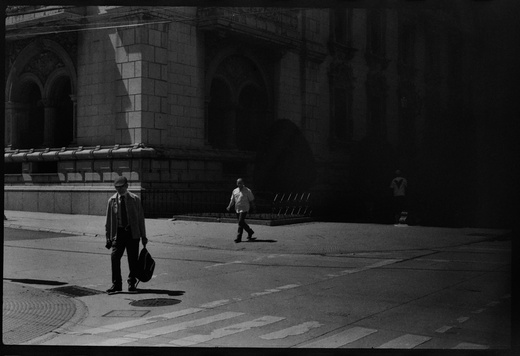
#> input picture walk.jpg, 520 x 356 px, shrunk from 2369 x 1621 before the run
$ jupyter execute --allow-errors Lab1.ipynb   (shell and % lines are left out)
#> lines starting #> are read from the running program, lines starting #| are printed output that depends on the picture
### extras.py
import matplotlib.pyplot as plt

# [26 lines left out: function mostrar_imagenes, not called in this run]


def mostrar_graficas(datos, titulos):
    """
    Muestra varias gráficas en una sola fila.

    Parámetros:
    - datos: Lista de tuplas (x, y), donde x e y son listas de coordenadas.
    - titulos: Lista de títulos para cada gráfica.

    """
    num_graficas = len(datos)

    # Crear una figura con subgráficos en una fila
    fig, axes = plt.subplots(1, num_graficas, figsize=(5 * num_graficas, 4))

    # Si solo hay una gráfica, convertir axes en lista para evitar errores
    if num_graficas == 1:
        axes = [axes]

    # Recorrer cada conjunto de datos y título
    for ax, (x, y), titulo in zip(axes, datos, titulos):
        ax.plot(x, y, 'b-')  # Graficar con líneas y marcadores
        ax.set_title(titulo)
        ax.grid(True)  # Agregar rejilla para mejor visualización

    plt.tight_layout()
    plt.show()


### Lab1.ipynb
# Visión por Computadora 2025
#           Lab 1
### Juan Luis Solórzano carnet: 201598
### Diego Alonzo - 20172

[cell 1]
import numpy as np
from extras import*
import matplotlib.pyplot as plt
import skimage as ski
from PIL import Image
riz = plt.imread('walk.jpg')
#> riz is the input picture: shape (356, 520, 3); min 0, max 202, mean 44.4
riz = ski.color.rgb2gray(riz)
#> riz: shape (356, 520) float64

riz = (riz*255).astype(np.uint8)
riz.shape
riz

### 1. Ecualización de histograma

Implementar en Python una función que haga la ecualización de histograma para una imagen en escala de grises (8 bits).

- Mostrar la imagen original y la imagen ecualizada.
- Mostrar también los histogramas normalizados y su distribución acumulada de ambas imágenes.
- Comparar los resultados de su función contra alguna función ya predefinida en Python (por ejemplo, `skimage.exposure.equalize_hist` o `cv2.equalizeHist`).
- Explicar las diferencias o similitudes entre ambas implementaciones.

[cell 2]
def ecualizar(Im):
    L, C = Im.shape  #dimencion foto
#> L = 356; C = 520
    n = L * C  # pixeles de la foto
#> n = 185120

    # comando histograma de la foto
    f, b = np.histogram(Im, bins=256, range=(0, 255))
#> f = 256 values, max 9032 at index 12, min 0 at index 25, mean 723.1; b = 257 values from 0 to 255
    b = np.round(b).astype(np.uint8)
    # Normalizar
    fn = f / n
#> fn = 256 values, max 0.0488 at index 12, min 0 at index 25, mean 0.00391

    # Calcular la función de distribución acumulativa (CDF)
    Fn = np.cumsum(fn)
#> Fn = 256 values from 0.00157 to 1

    fe = np.zeros(256)
    #algorithmo de ecualisación
    be = np.round(Fn * 255).astype(np.uint8)
#> be = 256 values from 0 to 255
    s = 0
    mem = -1
    j = 0
    for i in be:
        if mem != i:
            s = Fn[i]
            fe[i] = fn[j]
            mem = i

        j +=1
#> this loop made 256 passes
#> (i, s, mem) on passes 4, 5, 6, 8, 9, 10, 11, 12, 13, 14, 15, 16: (2, 0.00414, 2), (3, 0.00681, 3), (4, 0.0106, 4), (9, 0.0654, 9), (12, 0.18, 12), (17, 0.367, 17), (23, 0.469, 23), (33, 0.567, 33), (46, 0.65, 46), (58, 0.721, 58), (69, 0.758, 69), (78, 0.786, 78)
#> (s, mem) on passes 1, 2, 7, 61, 62, 63: (0.00157, 0), (0.00262, 1), (0.0238, 6), (1, 186), (1, 187), (1, 188)
#> after the loop, fe = 256 values, max 0.0488 at index 46, min 0 at index 5, mean 0.00372; j = 256; mem = 255; s = 1
    Fe = np.cumsum(fe)
#> Fe = 256 values from 0.00157 to 0.952
    # Aplicar la transformación a la imagen
    I = Im.copy()
    for i in range(L):
        for j in range(C):
            I[i, j] = be[Im[i, j]]
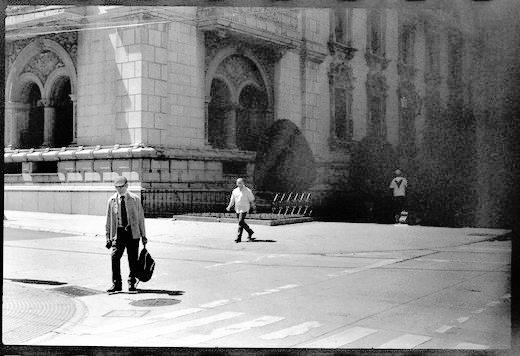
#> I: shape (356, 520); min 0, max 255, mean 129.9
    v0 = (Im, b[:256],fn,Fn)
    v1 = (I,b[:256],fe,Fe)

    return v0,v1  # Devolver la imagen ecualizada (I), la original (IM) con sus distribuciones. acumuladas
oF, eF = ecualizar(riz)
Ie = ski.exposure.equalize_hist(riz, nbins=256, mask=None)
Ie = (Ie * 255).astype(np.uint8)

#> (a cell that did not finish here is left out)

[cell 4]
Ie = (Ie * 255).astype(np.uint8)
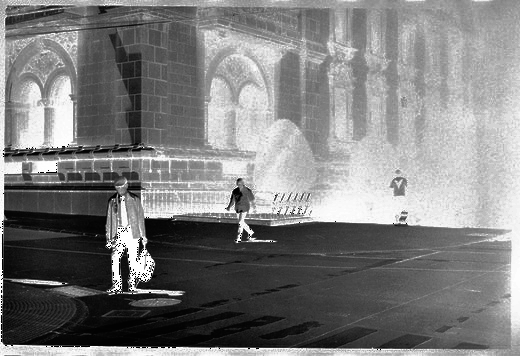
#> Ie: shape (356, 520); min 0, max 255, mean 126
f , x = np.histogram(Ie, bins=256, range=(0, 255))
#> f = 256 values, max 9032 at index 211, min 0 at index 25, mean 723.1; x = 257 values from 0 to 255
L, C = Ie.shape
#> L = 356; C = 520
f = f/ (C*L)
#> f = 256 values, max 0.0488 at index 211, min 0 at index 25, mean 0.00391
F = np.cumsum(f)
#> F = 256 values from 0.00262 to 1
datos = [(oF[1],oF[2]),(eF[1],eF[2]),(oF[1],f)]
titulos = ['histogramas original','histogramas ecualisada','histogramas normalizado por skimage']
mostrar_graficas(datos, titulos)
#> in mostrar_graficas, `num_graficas = len(datos)`: num_graficas = 3
#> the loop in mostrar_graficas, `for ax, (x, y), titulo in zip(axes, datos, titulos):` made 3 passes
#> titulo on passes 1 to 3: 'histogramas original', 'histogramas ecualisada', 'histogramas normalizado por skimage'
#> in mostrar_graficas, `plt.show()`:
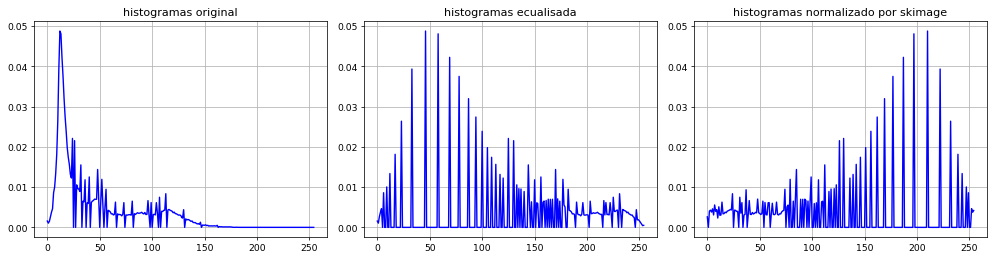
#> figure drawn by matplotlib, 3 panels
datos = [(oF[1],oF[3]),(eF[1],eF[3]),(oF[1],F)]
titulos = ['distribución acumulada original','distribución acumulada ecualisada','distribución acumulada por skimage']
mostrar_graficas(datos, titulos)
#> the loop in mostrar_graficas (call 2), `for ax, (x, y), titulo in zip(axes, datos, titulos):` made 3 passes
#> in mostrar_graficas (call 2), `plt.show()`:
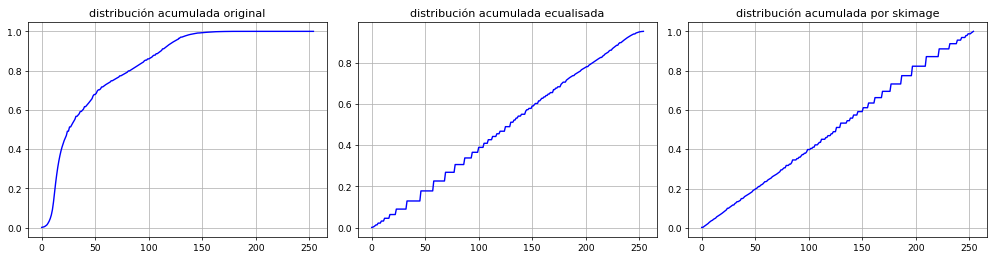
#> figure drawn by matplotlib, 3 panels

### 2. Segmentación binaria de imágenes

Implementar 3 algoritmos para segmentación binaria de imágenes. Uno de estos debe ser un algoritmo local.

- Aplicar cada algoritmo a al menos 3 imágenes en escala de grises.
- Comparar los resultados obtenidos visualmente.
- Concluir cuál de los algoritmos obtiene mejores resultados.

### 3. Segmentación en imágenes RGB con k-medias

Implementar un algoritmo de segmentación para imágenes RGB utilizando el algoritmo de k-medias.

- Permitir al usuario elegir el parámetro k (k ≥ 2).
- Mostrar ejemplos de segmentación con:
  - Imagen original.
  - Mapa de segmentos o clases.
  - Imagen cuantizada (promedio de color en cada segmento).
- Presentar al menos dos ejemplos buenos y dos malos, explicando sus alcances y limitaciones.

[cell 5]
import cv2
import numpy as np
from sklearn.cluster import KMeans
import matplotlib.pyplot as plt

def segment_image(image_path, k):
    # Cargar la imagen
#> called with image_path = 'kmeans-assets/forest.jpg', k = 4
    image = cv2.imread(image_path)
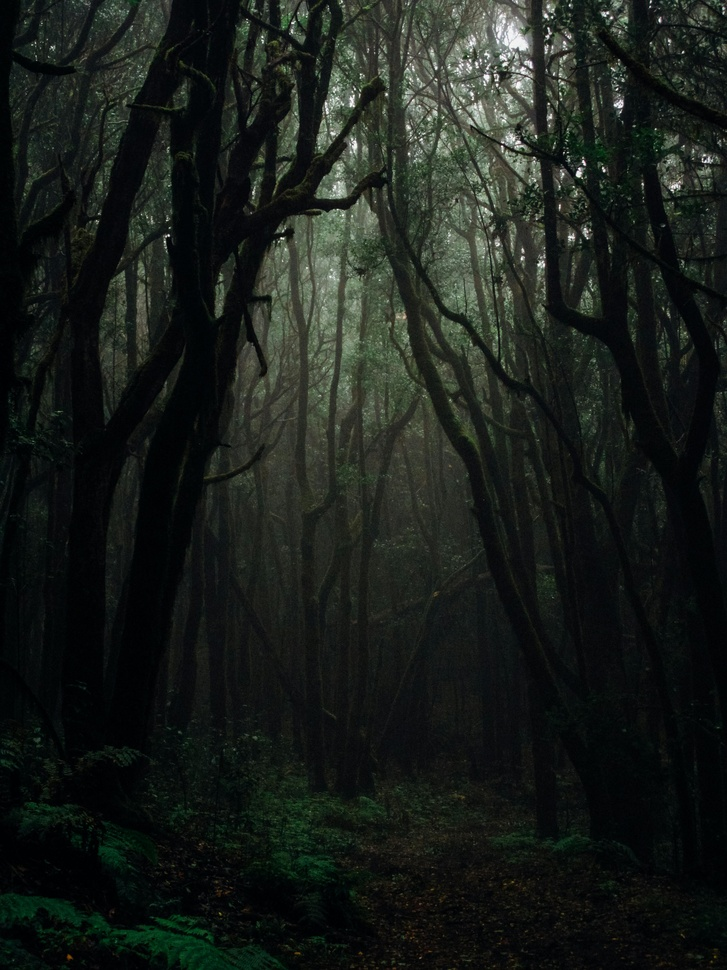
#> input picture kmeans-assets/forest.jpg, 727 x 970 px, shrunk from 3312 x 4416 before the run
#> image is the input picture: shape (970, 727, 3); mean B, G, R 25.9, 30.2, 25.1
    image = cv2.cvtColor(image, cv2.COLOR_BGR2RGB)  # Convertir a RGB
    original_shape = image.shape
#> original_shape = (970, 727, 3)

    # Redimensionar la imagen a un arreglo 2D (píxeles x canales RGB)
    pixel_values = image.reshape((-1, 3))
    pixel_values = np.float32(pixel_values)

    # Aplicar k-medias
    kmeans = KMeans(n_clusters=k, random_state=42)
    kmeans.fit(pixel_values)

    # Obtener las etiquetas y los centroides
    labels = kmeans.labels_
    centers = np.uint8(kmeans.cluster_centers_)

    # Mapa de segmentos
    segmented_image = centers[labels.flatten()]
    segmented_image = segmented_image.reshape(original_shape)

    # Imagen cuantizada (promedio de color en cada segmento)
    quantized_image = np.zeros_like(image)
    for i in range(k):
        quantized_image[labels.reshape(original_shape[:2]) == i] = centers[i]

    return image, labels.reshape(original_shape[:2]), segmented_image, quantized_image

def plot_results(original, labels, segmented, quantized, title):
    plt.figure(figsize=(15, 10))

    plt.subplot(1, 3, 1)
    plt.imshow(original)
    plt.title("Imagen Original")
    plt.axis('off')

    plt.subplot(1, 3, 2)
    plt.imshow(labels, cmap='nipy_spectral')
    plt.title("Mapa de Segmentos")
    plt.axis('off')

    plt.subplot(1, 3, 3)
    plt.imshow(quantized)
    plt.title("Imagen Cuantizada")
    plt.axis('off')

    plt.suptitle(title)
    plt.show()

[cell 6]
import os
# Define the folder path
folder_path = "kmeans-assets"

# Loop through all files in the folder
for file_name in os.listdir(folder_path):
    image_path = os.path.join(folder_path, file_name)

    # Check if it's an image (optional, based on file extension)
    if file_name.lower().endswith(('.png', '.jpg', '.jpeg', '.bmp', '.tiff')):
        try:
            # Process the image
            original, labels, segmented, quantized = segment_image(image_path, 4)
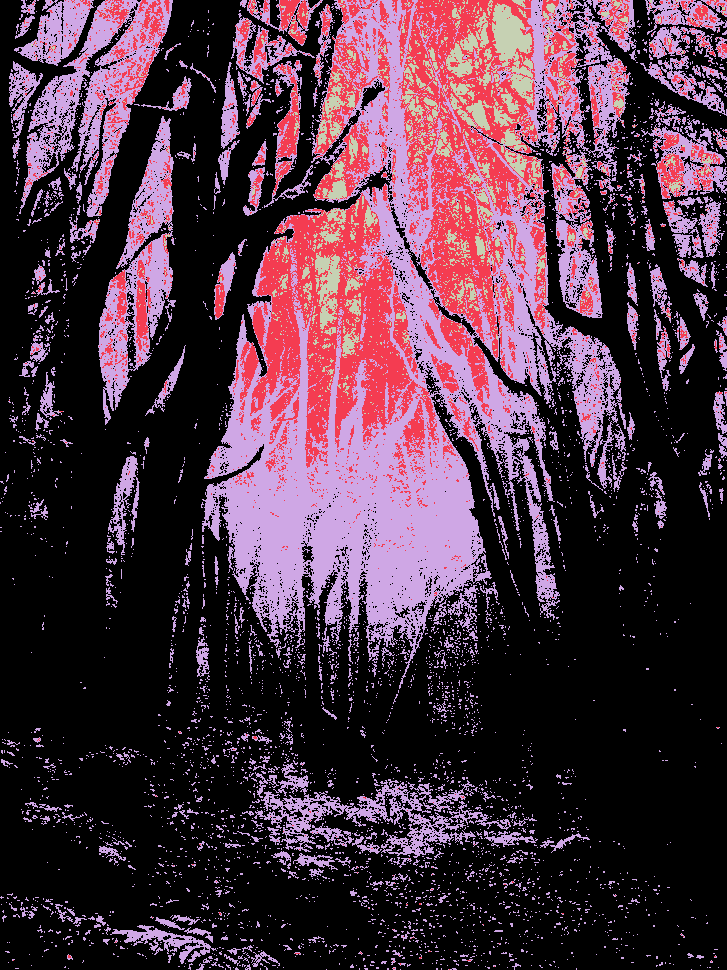
#> labels: shape (970, 727) int32; 4 distinct labels, from 0 to 3; one colour per label, 0 black
            plot_results(original, labels, segmented, quantized, f"Segmentacion - {file_name}")
        except Exception as e:
            print(f"Error processing {file_name}: {e}")
#> pass 2 of the loop `for file_name in os.listdir(folder_path):`:
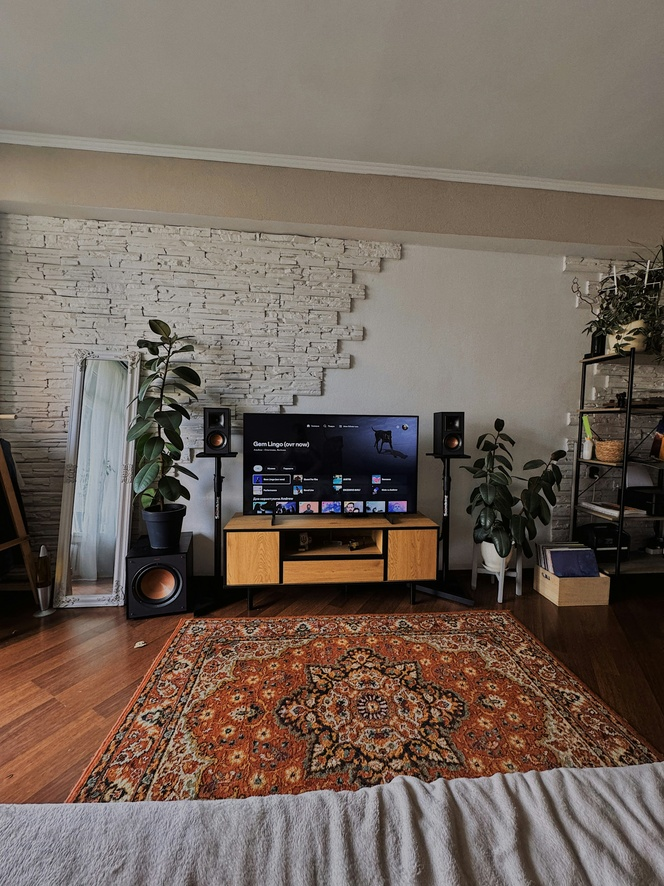
#> input picture kmeans-assets/interior.jpg, 664 x 886 px, shrunk from 3024 x 4032 before the run
#> in segment_image, image is the input picture: shape (886, 664, 3); mean B, G, R 90.4, 100.2, 113.8
#> `original, labels, segmented, quantized = segment_image(image_path, 4)`:
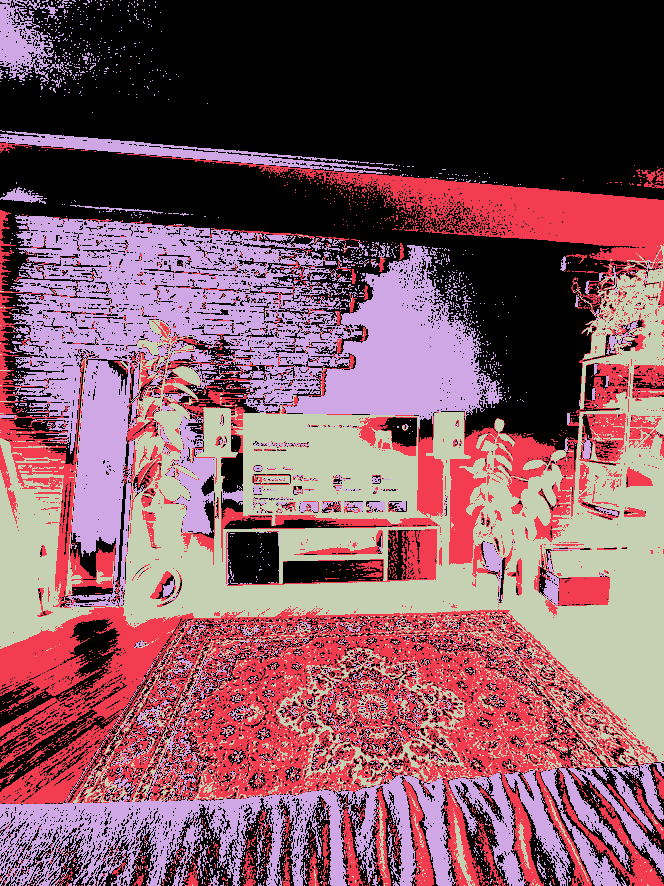
#> labels: shape (886, 664) int32; 4 distinct labels, from 0 to 3; one colour per label, 0 black
#> segmented: shape (886, 664, 3)
#> in plot_results (call 2), `plt.show()`:
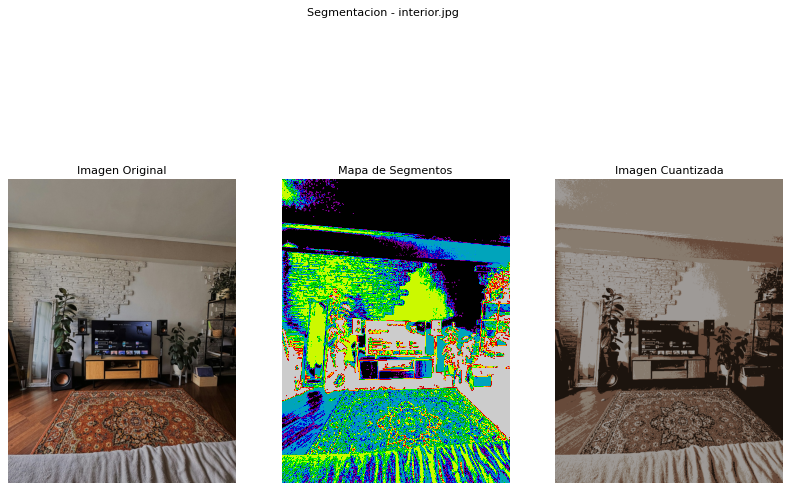
#> figure drawn by matplotlib, 3 panels
#> pass 3 of the loop `for file_name in os.listdir(folder_path):`:
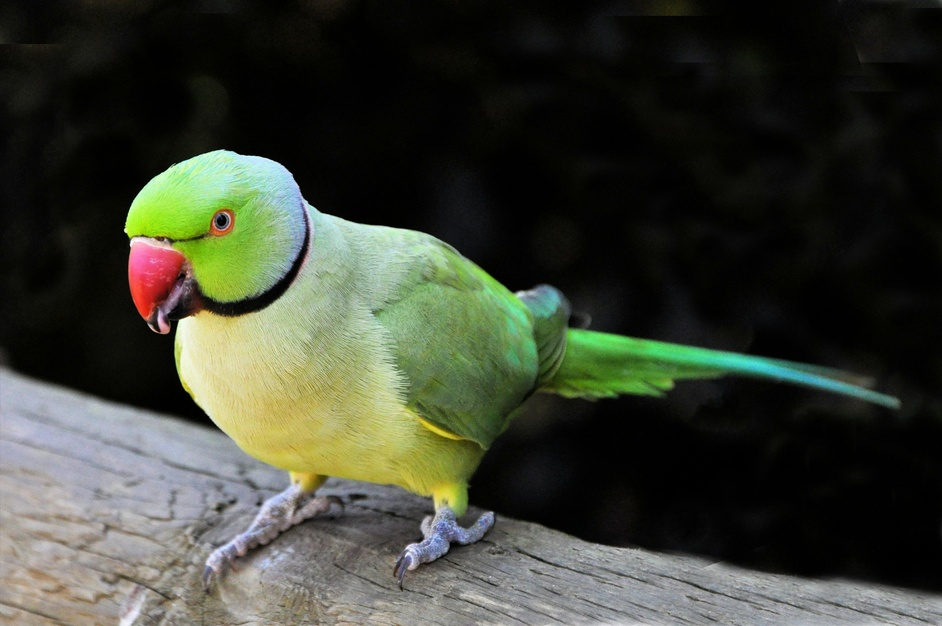
#> input picture kmeans-assets/parrot.jpg, 942 x 626 px, shrunk from 4288 x 2848 before the run
#> in segment_image, image is the input picture: shape (626, 942, 3); mean B, G, R 51.7, 63.9, 59.8
#> `original, labels, segmented, quantized = segment_image(image_path, 4)`:
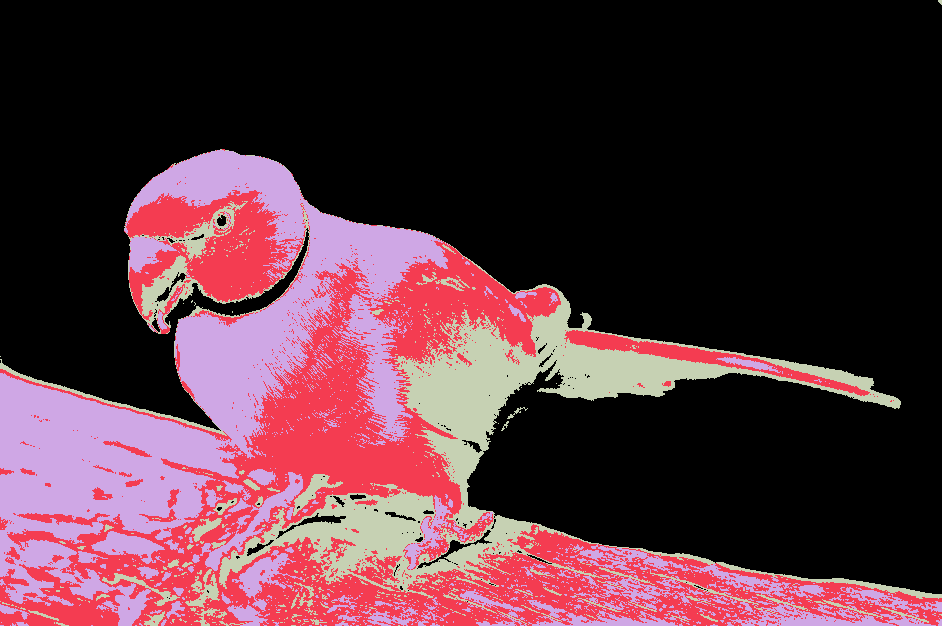
#> labels: shape (626, 942) int32; 4 distinct labels, from 0 to 3; one colour per label, 0 black
#> segmented: shape (626, 942, 3)
#> in plot_results (call 3), `plt.show()`:
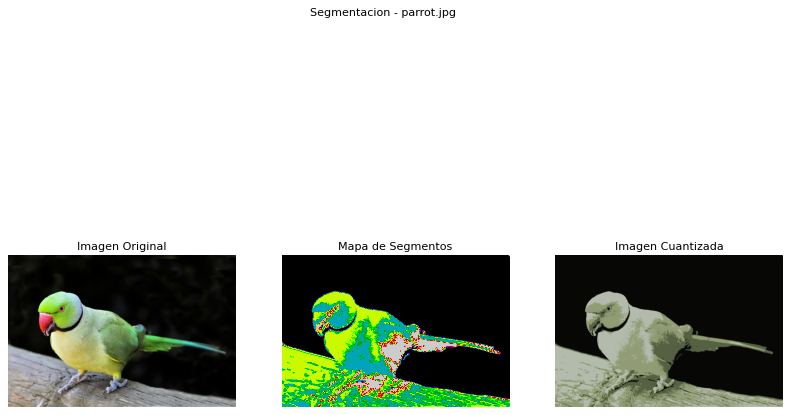
#> figure drawn by matplotlib, 3 panels
